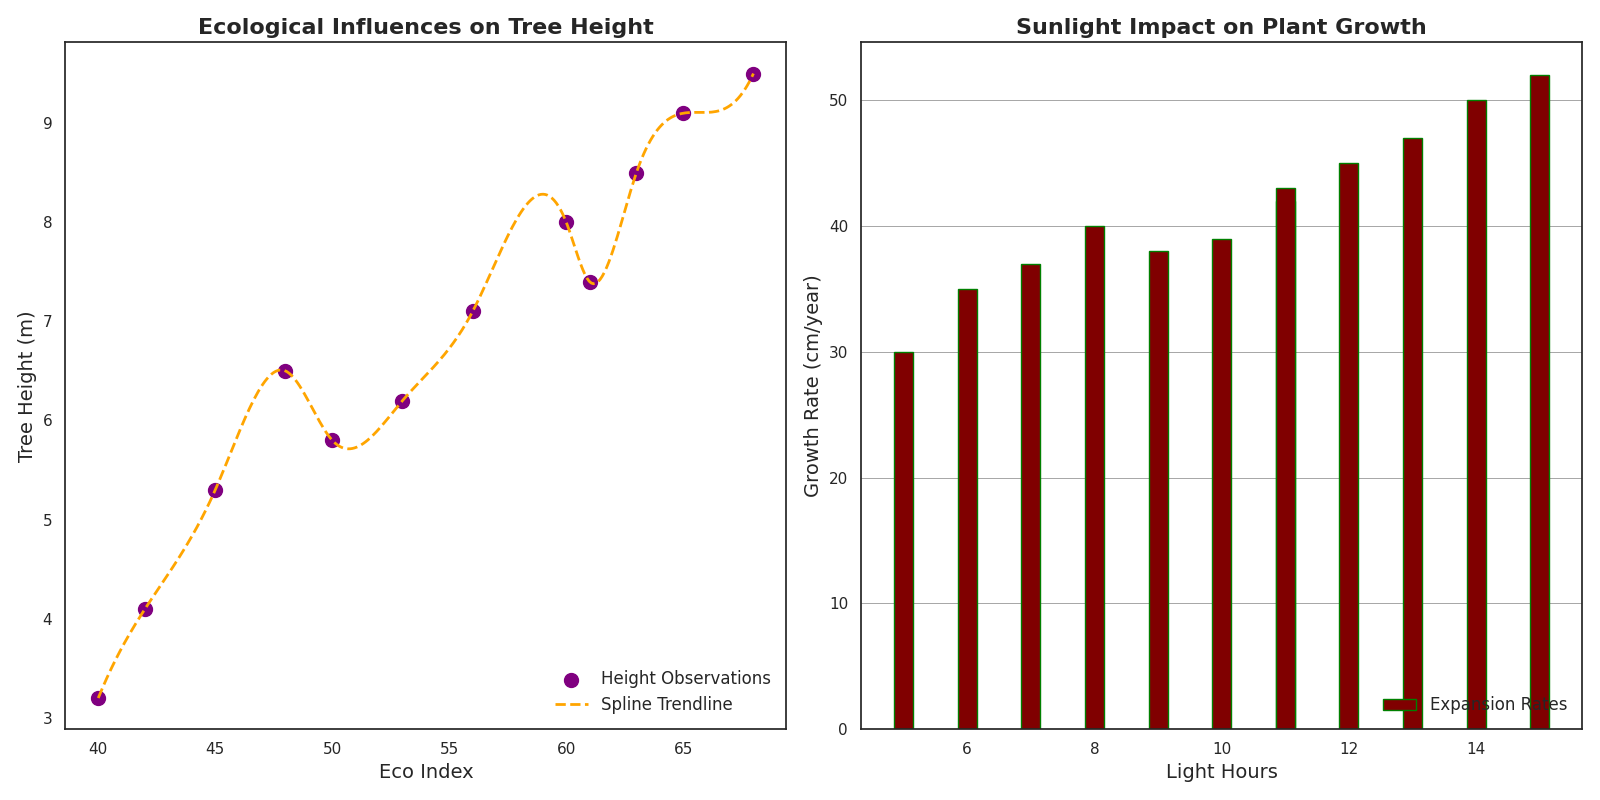

This chart was generated by the following Python code:
import matplotlib.pyplot as plt
import numpy as np
from scipy.interpolate import make_interp_spline

tree_heights = np.array([3.2, 4.1, 5.3, 6.5, 5.8, 6.2, 7.1, 8.0, 7.4, 8.5, 9.1, 9.5])
environmental_index = np.array([40, 42, 45, 48, 50, 53, 56, 60, 61, 63, 65, 68])

sunlight_hours = np.array([5, 6, 7, 8, 9, 10, 11, 12, 11, 13, 14, 15])
growth_rates = np.array([30, 35, 37, 40, 38, 39, 42, 45, 43, 47, 50, 52])

spline_model = make_interp_spline(environmental_index, tree_heights)
x_smooth = np.linspace(environmental_index.min(), environmental_index.max(), 300)
y_smooth = spline_model(x_smooth)

fig, axs = plt.subplots(1, 2, figsize=(16, 8))

axs[0].scatter(environmental_index, tree_heights, color='purple', s=100, label='Height Observations')
axs[0].plot(x_smooth, y_smooth, color='orange', linewidth=2, linestyle='--', label='Spline Trendline')
axs[0].set_title('Ecological Influences on Tree Height', fontsize=16, fontweight='bold')
axs[0].set_xlabel('Eco Index', fontsize=14)
axs[0].set_ylabel('Tree Height (m)', fontsize=14)
axs[0].legend(loc='lower right', fontsize=12, frameon=False)
axs[0].grid(False)

axs[1].bar(sunlight_hours, growth_rates, color='maroon', width=0.3, edgecolor='green', label='Expansion Rates')
axs[1].set_title('Sunlight Impact on Plant Growth', fontsize=16, fontweight='bold')
axs[1].set_xlabel('Light Hours', fontsize=14)
axs[1].set_ylabel('Growth Rate (cm/year)', fontsize=14)
axs[1].legend(loc='lower right', fontsize=12, frameon=False)
axs[1].get_yaxis().grid(True, linestyle='-', color='gray', linewidth=0.7, alpha=0.7)
axs[1].set_axisbelow(True)

plt.tight_layout()
plt.show()
